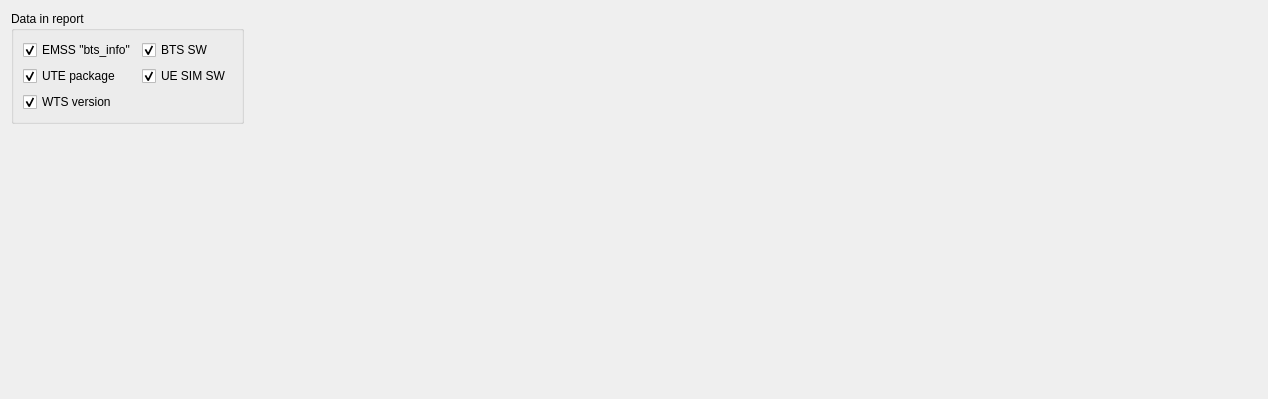
        <widget class="QWidget" name="tab_final_report">
         <attribute name="title">
          <string>Final Report</string>
         </attribute>
         <layout class="QGridLayout" name="gridLayout_11">
          <item row="0" column="0">
           <widget class="QGroupBox" name="gb_final_report">
            <property name="title">
             <string>Data in report</string>
            </property>
            <layout class="QGridLayout" name="gridLayout_12">
             <item row="0" column="1">
              <widget class="QCheckBox" name="cb_report_bts_sw">
               <property name="whatsThis">
                <string/>
               </property>
               <property name="text">
                <string>BTS SW</string>
               </property>
               <property name="checked">
                <bool>true</bool>
               </property>
              </widget>
             </item>
             <item row="0" column="0">
              <widget class="QCheckBox" name="cb_report_bts_info">
               <property name="whatsThis">
                <string/>
               </property>
               <property name="text">
                <string>EMSS &quot;bts_info&quot;</string>
               </property>
               <property name="checked">
                <bool>true</bool>
               </property>
              </widget>
             </item>
             <item row="1" column="0">
              <widget class="QCheckBox" name="cb_report_ute_ver">
               <property name="text">
                <string>UTE package</string>
               </property>
               <property name="checked">
                <bool>true</bool>
               </property>
              </widget>
             </item>
             <item row="1" column="1">
              <widget class="QCheckBox" name="cb_report_ue_sim_sw">
               <property name="whatsThis">
                <string/>
               </property>
               <property name="text">
                <string>UE SIM SW</string>
               </property>
               <property name="checked">
                <bool>true</bool>
               </property>
              </widget>
             </item>
             <item row="2" column="0">
              <widget class="QCheckBox" name="cb_report_wts_ver">
               <property name="text">
                <string>WTS version</string>
               </property>
               <property name="checked">
                <bool>true</bool>
               </property>
              </widget>
             </item>
            </layout>
           </widget>
          </item>
          <item row="0" column="1">
           <spacer name="horizontalSpacer_6">
            <property name="orientation">
             <enum>Qt::Horizontal</enum>
            </property>
            <property name="sizeHint" stdset="0">
             <size>
              <width>1013</width>
              <height>20</height>
             </size>
            </property>
           </spacer>
          </item>
          <item row="1" column="0">
           <spacer name="verticalSpacer_6">
            <property name="orientation">
             <enum>Qt::Vertical</enum>
            </property>
            <property name="sizeHint" stdset="0">
             <size>
              <width>20</width>
              <height>264</height>
             </size>
            </property>
           </spacer>
          </item>
         </layout>
        </widget>
